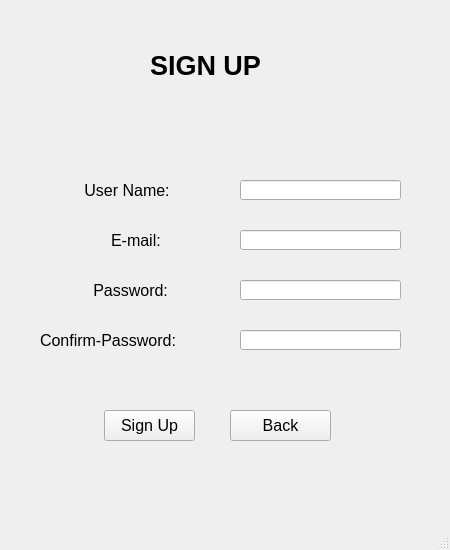
<?xml version="1.0" encoding="UTF-8"?>
<ui version="4.0">
 <class>MainWindow</class>
 <widget class="QMainWindow" name="MainWindow">
  <property name="geometry">
   <rect>
    <x>0</x>
    <y>0</y>
    <width>450</width>
    <height>550</height>
   </rect>
  </property>
  <property name="windowTitle">
   <string>MainWindow</string>
  </property>
  <widget class="QWidget" name="centralwidget">
   <widget class="QWidget" name="widget" native="true">
    <property name="geometry">
     <rect>
      <x>0</x>
      <y>0</y>
      <width>451</width>
      <height>531</height>
     </rect>
    </property>
    <widget class="QLabel" name="label">
     <property name="geometry">
      <rect>
       <x>150</x>
       <y>50</y>
       <width>121</width>
       <height>31</height>
      </rect>
     </property>
     <property name="font">
      <font>
       <pointsize>20</pointsize>
       <weight>75</weight>
       <bold>true</bold>
      </font>
     </property>
     <property name="text">
      <string>SIGN UP</string>
     </property>
    </widget>
    <widget class="QLabel" name="label_2">
     <property name="geometry">
      <rect>
       <x>40</x>
       <y>180</y>
       <width>141</width>
       <height>20</height>
      </rect>
     </property>
     <property name="font">
      <font>
       <pointsize>12</pointsize>
      </font>
     </property>
     <property name="autoFillBackground">
      <bool>true</bool>
     </property>
     <property name="styleSheet">
      <string notr="true"/>
     </property>
     <property name="text">
      <string>          User Name:</string>
     </property>
    </widget>
    <widget class="QLabel" name="label_3">
     <property name="geometry">
      <rect>
       <x>40</x>
       <y>230</y>
       <width>141</width>
       <height>20</height>
      </rect>
     </property>
     <property name="font">
      <font>
       <pointsize>12</pointsize>
      </font>
     </property>
     <property name="autoFillBackground">
      <bool>true</bool>
     </property>
     <property name="styleSheet">
      <string notr="true"/>
     </property>
     <property name="text">
      <string>                E-mail:</string>
     </property>
    </widget>
    <widget class="QLabel" name="label_4">
     <property name="geometry">
      <rect>
       <x>40</x>
       <y>280</y>
       <width>141</width>
       <height>21</height>
      </rect>
     </property>
     <property name="font">
      <font>
       <pointsize>12</pointsize>
      </font>
     </property>
     <property name="autoFillBackground">
      <bool>true</bool>
     </property>
     <property name="styleSheet">
      <string notr="true"/>
     </property>
     <property name="text">
      <string>            Password:</string>
     </property>
    </widget>
    <widget class="QLabel" name="label_5">
     <property name="geometry">
      <rect>
       <x>40</x>
       <y>330</y>
       <width>141</width>
       <height>21</height>
      </rect>
     </property>
     <property name="font">
      <font>
       <pointsize>12</pointsize>
      </font>
     </property>
     <property name="autoFillBackground">
      <bool>true</bool>
     </property>
     <property name="styleSheet">
      <string notr="true"/>
     </property>
     <property name="text">
      <string>Confirm-Password:</string>
     </property>
    </widget>
    <widget class="QLineEdit" name="lineEdit">
     <property name="geometry">
      <rect>
       <x>240</x>
       <y>180</y>
       <width>161</width>
       <height>20</height>
      </rect>
     </property>
    </widget>
    <widget class="QLineEdit" name="lineEdit_2">
     <property name="geometry">
      <rect>
       <x>240</x>
       <y>230</y>
       <width>161</width>
       <height>20</height>
      </rect>
     </property>
    </widget>
    <widget class="QLineEdit" name="lineEdit_3">
     <property name="geometry">
      <rect>
       <x>240</x>
       <y>280</y>
       <width>161</width>
       <height>20</height>
      </rect>
     </property>
    </widget>
    <widget class="QLineEdit" name="lineEdit_4">
     <property name="geometry">
      <rect>
       <x>240</x>
       <y>330</y>
       <width>161</width>
       <height>20</height>
      </rect>
     </property>
    </widget>
    <widget class="QPushButton" name="pushButton">
     <property name="geometry">
      <rect>
       <x>104</x>
       <y>410</y>
       <width>91</width>
       <height>31</height>
      </rect>
     </property>
     <property name="font">
      <font>
       <pointsize>12</pointsize>
      </font>
     </property>
     <property name="text">
      <string>Sign Up</string>
     </property>
    </widget>
    <widget class="QPushButton" name="pushButton_2">
     <property name="geometry">
      <rect>
       <x>230</x>
       <y>410</y>
       <width>101</width>
       <height>31</height>
      </rect>
     </property>
     <property name="font">
      <font>
       <pointsize>12</pointsize>
      </font>
     </property>
     <property name="text">
      <string>Back</string>
     </property>
    </widget>
   </widget>
  </widget>
  <widget class="QMenuBar" name="menubar">
   <property name="geometry">
    <rect>
     <x>0</x>
     <y>0</y>
     <width>450</width>
     <height>21</height>
    </rect>
   </property>
  </widget>
  <widget class="QStatusBar" name="statusbar"/>
 </widget>
 <resources/>
 <connections/>
</ui>
